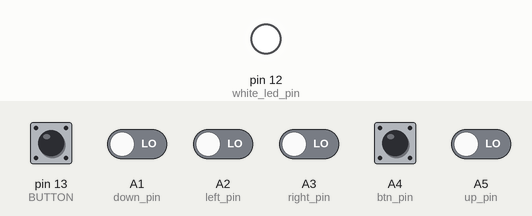
The sketch below on a simulated Arduino Leonardo, built with avr-gcc and run on an emulated ATmega32U4. Shown: output pins drawn as LEDs (lit = HIGH). The test bench sets the inputs (shaded band); at power-on: A4 (btn_pin), pin 13 (BUTTON) HIGH, A1 (down_pin), A2 (left_pin), A3 (right_pin), A5 (up_pin) LOW. USB keyboard and mouse output is not drawn.

Above: at 1.2 s.
1.3 s: A4 (btn_pin) pulled LOW for 0.15 s
At 1.37 s:
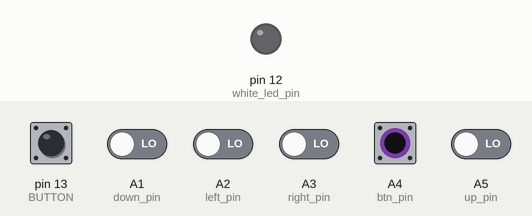
Timing chart, 0 to 4.3 s (numbered marks = the images above; inputs shaded):
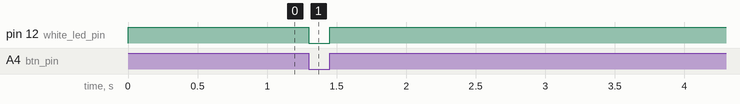

The sketch:

ButtonBox.ino.ino
```cpp
#include <Keypad.h>
#include <Joystick.h>

#define ENABLE_PULLUPS
#define NUMBUTTONS 16
#define NUMROWS 4
#define NUMCOLS 4

byte buttons[NUMROWS][NUMCOLS] = {
{0, 1, 2, 3},
{4, 5, 6, 7},
{8, 9, 10, 11,},
{12, 13, 14, 15}
};

byte rowPins[NUMROWS] = {3, 2, 1, 0};
byte colPins[NUMCOLS] = {7, 6, 5, 4};

Keypad buttbx = Keypad( makeKeymap(buttons), rowPins, colPins, NUMROWS, NUMCOLS);

Joystick_ Joystick(JOYSTICK_DEFAULT_REPORT_ID,
JOYSTICK_TYPE_JOYSTICK, 20, 0,
false, false, false, false, false, false,
false, false, false, false, false);

const int BUTTON = 0;
bool switchState = false;

#include <Mouse.h>
#define bounce_interval       30
#define base_move_pixels      5
#define exponential_bound     15
#define exponential_base      1.2
// pin definition
#define btn_pin               A4
#define right_pin             A3
#define left_pin              A2
#define down_pin              A1
#define up_pin                A5
#define white_led_pin         12
#define BUTTON                13

class Direction {
public:
  Direction(int pin1, int pin2) {
    this->pins[0] = pin1;
    this->pins[1] = pin2;
    pinMode(this->pins[0], INPUT);
    pinMode(this->pins[1], INPUT);
  };
  int read_action() {
    for(int i = 0; i < 2; ++i) {
      this->current_actions[i] = digitalRead(this->pins[i]);
      this->current_action_times[i] = millis();
      if(this->current_actions[i] != this->last_actions[i]) {
        this->last_actions[i] = this->current_actions[i];
        exponential = (exponential_bound - (this->current_action_times[i] - this->last_action_times[i]));
        exponential = (exponential > 0) ? exponential : 1;
        move_multiply = exponential_base;
        for(int i = 0; i < exponential; ++i) {
          move_multiply *= exponential_base;
        }
        this->last_action_times[i] = this->current_action_times[i];
        if(i == 0) {
          return (-1) * base_move_pixels * move_multiply;
        } else {
          return base_move_pixels * move_multiply;
        }
      }
    }
    return 0;
  };
private:
  int pins[2];
  int current_actions[2];
  int last_actions[2];
  int  exponential;
  double move_multiply;
  unsigned long current_action_times[2];
  unsigned long last_action_times[2];
};

// button and debounce
int btn_state;
int btn_read_state;
unsigned long btn_current_action_time;
unsigned long btn_last_action_time;

// mouse move
int x_move, y_move;
Direction x_direction(left_pin, right_pin);
Direction y_direction(up_pin, down_pin);

int lastButtonState[4] = {0,0,0,0};

void setup() {
Serial.begin(115200);
Joystick.begin();
Joystick.setButton(BUTTON, switchState);
pinMode(8, INPUT_PULLUP);
pinMode(9, INPUT_PULLUP);
pinMode(10, INPUT_PULLUP);
pinMode(11, INPUT_PULLUP);
pinMode(BUTTON, INPUT_PULLUP);
pinMode(white_led_pin, OUTPUT);
pinMode(btn_pin, INPUT);
digitalWrite(white_led_pin, HIGH);
Mouse.begin();
}

void loop() {

bool buttonState = digitalRead(BUTTON);
  if (buttonState == HIGH) {
    switchState = !switchState;
  }
  Joystick.setButton(BUTTON, switchState);
  Joystick.sendState();

btn_read_state = digitalRead(btn_pin);
  if(btn_read_state != btn_state) {
    btn_current_action_time = millis();
    if(btn_current_action_time - btn_last_action_time > bounce_interval) {
      btn_state = btn_read_state;
      btn_last_action_time = btn_current_action_time;
      if(btn_state == HIGH) {
        digitalWrite(white_led_pin, HIGH);
        Mouse.release();
      } else {
        digitalWrite(white_led_pin, LOW);
        Mouse.press();
      }
    }
  }

  x_move = x_direction.read_action();
  y_move = y_direction.read_action();
  if(x_move != 0 || y_move != 0) {
    Mouse.move(x_move, y_move, 0);
  }

if (buttbx.getKeys())
{
for (int i=0; i<LIST_MAX; i++)
{
if ( buttbx.key[i].stateChanged )
{
switch (buttbx.key[i].kstate) { //Button 1 working perfectly!
case PRESSED:
Joystick.setButton(buttbx.key[i].kchar, 1);
delay(100);
Joystick.setButton(buttbx.key[i].kchar, 0);
break;
case RELEASED:
Joystick.setButton(buttbx.key[i].kchar, 1);
delay(100);
Joystick.setButton(buttbx.key[i].kchar, 0);
break;
}
}
if ( buttbx.key[i].stateChanged ) //Button 2 work like Button 1, i wanna to use this
{ //button like a pushbutton
switch (buttbx.key[i].kstate) {
case PRESSED:
case HOLD:
Joystick.setButton(buttbx.key[i].kchar, 1);
break;
case RELEASED:
case IDLE:
Joystick.setButton(buttbx.key[i].kchar, 0);
break;
}
}
if ( buttbx.key[i].stateChanged ) //Button 3 work like button 1 again
{
switch (buttbx.key[i].kstate) {
case PRESSED:
case HOLD:
Joystick.setButton(buttbx.key[i].kchar, 1);
break;
case RELEASED:
case IDLE:
Joystick.setButton(buttbx.key[i].kchar, 0);
break;
}
}
}
}
}
```

Measured:
- after the input at 1.3 s, pin 12 (white_led_pin): HIGH → LOW at once, → HIGH 0.15 s later
